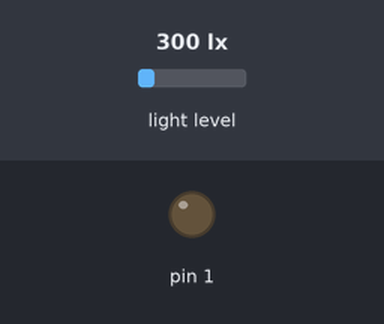
The sketch below on a simulated Arduino Uno, built with avr-gcc and run on an emulated ATmega328P. Shown: output pins drawn as LEDs (lit = HIGH). Inputs (shaded band) come from the test bench; at power-on: light level 300 lx.

Above: at 0.1 s.
Timing chart, 0 to 1.6 s (numbered marks = the images above):
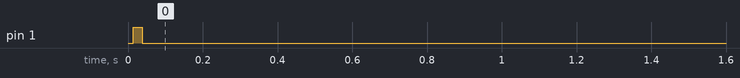

Measured:
- by itself, pin 1: LOW → HIGH at 0.01 s, → LOW 0.02 s later

The sketch:

gemma-light-sensor.ino
```cpp
#include <Adafruit_TSL2561_U.h>
#include <pgmspace.h>
Adafruit_TSL2561_Unified tsl = Adafruit_TSL2561_Unified(TSL2561_ADDR_FLOAT, 12345);

#define THRESHOLD_LUX 70

int buffer_lux[10] = {0, 0, 0, 0, 0, 0, 0, 0, 0, 0};
int buffer_index = 0;

void setup() {
  pinMode(1, INPUT);

  tsl.begin();
  tsl.enableAutoRange(true);
  tsl.setIntegrationTime(TSL2561_INTEGRATIONTIME_13MS);
}

void loop() {
  int lsum = 0, lavg = 0, mapped_lux = 0;

  sensors_event_t event;
  tsl.getEvent(&event);
  buffer_lux[buffer_index] = event.light;
  buffer_index++;

  if(buffer_index>9)
    buffer_index = 0;

  for(int i=0; i<10; i++)
    lsum += buffer_lux[i];

  lavg = lsum/10;

  if(lavg>THRESHOLD_LUX)
    lavg = THRESHOLD_LUX;

  mapped_lux = map(lavg, 0, THRESHOLD_LUX, 0, 255);

  analogWrite(1, 255-mapped_lux);
  delay(10);
}
```
